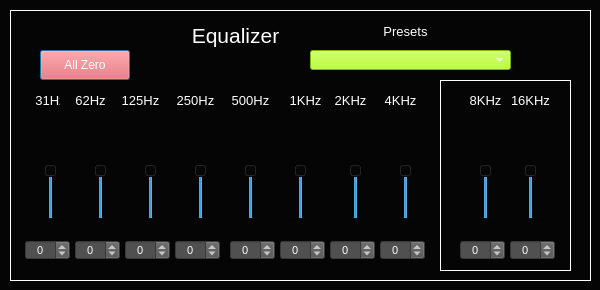
<?xml version="1.0" encoding="UTF-8"?>
<ui version="4.0">
 <class>Dialog_AnalogEqualizer</class>
 <widget class="QDialog" name="Dialog_AnalogEqualizer">
  <property name="geometry">
   <rect>
    <x>0</x>
    <y>0</y>
    <width>600</width>
    <height>290</height>
   </rect>
  </property>
  <property name="windowTitle">
   <string>Analog Equalizer</string>
  </property>
  <property name="styleSheet">
   <string notr="true">background-color: rgb(5, 5, 5);
color: rgb(255, 255, 255);</string>
  </property>
  <widget class="CustomFrame" name="frame_Equalizer">
   <property name="geometry">
    <rect>
     <x>10</x>
     <y>10</y>
     <width>581</width>
     <height>271</height>
    </rect>
   </property>
   <property name="styleSheet">
    <string notr="true">background-color: rgb(5, 5, 5);
color: rgb(255, 255, 255);</string>
   </property>
   <property name="frameShape">
    <enum>QFrame::Panel</enum>
   </property>
   <property name="frameShadow">
    <enum>QFrame::Plain</enum>
   </property>
   <property name="lineWidth">
    <number>1</number>
   </property>
   <property name="midLineWidth">
    <number>1</number>
   </property>
   <widget class="QLabel" name="label_Osc1HarmonyLevel_25">
    <property name="geometry">
     <rect>
      <x>25</x>
      <y>80</y>
      <width>31</width>
      <height>21</height>
     </rect>
    </property>
    <property name="font">
     <font>
      <pointsize>10</pointsize>
     </font>
    </property>
    <property name="styleSheet">
     <string notr="true">color: rgb(255, 255, 255);</string>
    </property>
    <property name="text">
     <string>31Hz</string>
    </property>
    <property name="alignment">
     <set>Qt::AlignCenter</set>
    </property>
   </widget>
   <widget class="CustomSpinBox" name="spinBox_BandEquilizer31">
    <property name="geometry">
     <rect>
      <x>15</x>
      <y>230</y>
      <width>45</width>
      <height>20</height>
     </rect>
    </property>
    <property name="font">
     <font>
      <pointsize>8</pointsize>
     </font>
    </property>
    <property name="focusPolicy">
     <enum>Qt::NoFocus</enum>
    </property>
    <property name="styleSheet">
     <string notr="true">background-color: rgb(80,80,80);
color: rgb(255, 255, 255);</string>
    </property>
    <property name="alignment">
     <set>Qt::AlignCenter</set>
    </property>
    <property name="readOnly">
     <bool>false</bool>
    </property>
    <property name="accelerated">
     <bool>true</bool>
    </property>
    <property name="minimum">
     <number>-20</number>
    </property>
    <property name="maximum">
     <number>20</number>
    </property>
    <property name="value">
     <number>0</number>
    </property>
   </widget>
   <widget class="CustomVerticalSlider" name="verticalSlider_BandEquilizer31">
    <property name="geometry">
     <rect>
      <x>30</x>
      <y>110</y>
      <width>22</width>
      <height>100</height>
     </rect>
    </property>
    <property name="maximum">
     <number>40</number>
    </property>
    <property name="pageStep">
     <number>5</number>
    </property>
    <property name="value">
     <number>20</number>
    </property>
    <property name="orientation">
     <enum>Qt::Vertical</enum>
    </property>
    <property name="tickPosition">
     <enum>QSlider::NoTicks</enum>
    </property>
    <property name="tickInterval">
     <number>10</number>
    </property>
   </widget>
   <widget class="CustomSpinBox" name="spinBox_BandEquilizer62">
    <property name="geometry">
     <rect>
      <x>65</x>
      <y>230</y>
      <width>45</width>
      <height>20</height>
     </rect>
    </property>
    <property name="font">
     <font>
      <pointsize>8</pointsize>
     </font>
    </property>
    <property name="focusPolicy">
     <enum>Qt::NoFocus</enum>
    </property>
    <property name="styleSheet">
     <string notr="true">background-color: rgb(80,80,80);
color: rgb(255, 255, 255);</string>
    </property>
    <property name="alignment">
     <set>Qt::AlignCenter</set>
    </property>
    <property name="readOnly">
     <bool>false</bool>
    </property>
    <property name="accelerated">
     <bool>true</bool>
    </property>
    <property name="minimum">
     <number>-20</number>
    </property>
    <property name="maximum">
     <number>20</number>
    </property>
    <property name="value">
     <number>0</number>
    </property>
   </widget>
   <widget class="CustomSpinBox" name="spinBox_BandEquilizer125">
    <property name="geometry">
     <rect>
      <x>115</x>
      <y>230</y>
      <width>45</width>
      <height>20</height>
     </rect>
    </property>
    <property name="font">
     <font>
      <pointsize>8</pointsize>
     </font>
    </property>
    <property name="focusPolicy">
     <enum>Qt::NoFocus</enum>
    </property>
    <property name="styleSheet">
     <string notr="true">background-color: rgb(80,80,80);
color: rgb(255, 255, 255);</string>
    </property>
    <property name="alignment">
     <set>Qt::AlignCenter</set>
    </property>
    <property name="readOnly">
     <bool>false</bool>
    </property>
    <property name="accelerated">
     <bool>true</bool>
    </property>
    <property name="minimum">
     <number>-20</number>
    </property>
    <property name="maximum">
     <number>20</number>
    </property>
    <property name="value">
     <number>0</number>
    </property>
   </widget>
   <widget class="CustomSpinBox" name="spinBox_BandEquilizer250">
    <property name="geometry">
     <rect>
      <x>165</x>
      <y>230</y>
      <width>45</width>
      <height>20</height>
     </rect>
    </property>
    <property name="font">
     <font>
      <pointsize>8</pointsize>
     </font>
    </property>
    <property name="focusPolicy">
     <enum>Qt::NoFocus</enum>
    </property>
    <property name="styleSheet">
     <string notr="true">background-color: rgb(80,80,80);
color: rgb(255, 255, 255);</string>
    </property>
    <property name="alignment">
     <set>Qt::AlignCenter</set>
    </property>
    <property name="readOnly">
     <bool>false</bool>
    </property>
    <property name="accelerated">
     <bool>true</bool>
    </property>
    <property name="minimum">
     <number>-20</number>
    </property>
    <property name="maximum">
     <number>20</number>
    </property>
    <property name="value">
     <number>0</number>
    </property>
   </widget>
   <widget class="CustomSpinBox" name="spinBox_BandEquilizer500">
    <property name="geometry">
     <rect>
      <x>220</x>
      <y>230</y>
      <width>45</width>
      <height>20</height>
     </rect>
    </property>
    <property name="font">
     <font>
      <pointsize>8</pointsize>
     </font>
    </property>
    <property name="focusPolicy">
     <enum>Qt::NoFocus</enum>
    </property>
    <property name="styleSheet">
     <string notr="true">background-color: rgb(80,80,80);
color: rgb(255, 255, 255);</string>
    </property>
    <property name="alignment">
     <set>Qt::AlignCenter</set>
    </property>
    <property name="readOnly">
     <bool>false</bool>
    </property>
    <property name="accelerated">
     <bool>true</bool>
    </property>
    <property name="minimum">
     <number>-20</number>
    </property>
    <property name="maximum">
     <number>20</number>
    </property>
    <property name="value">
     <number>0</number>
    </property>
   </widget>
   <widget class="CustomVerticalSlider" name="verticalSlider_BandEquilizer62">
    <property name="geometry">
     <rect>
      <x>80</x>
      <y>110</y>
      <width>22</width>
      <height>100</height>
     </rect>
    </property>
    <property name="maximum">
     <number>40</number>
    </property>
    <property name="pageStep">
     <number>5</number>
    </property>
    <property name="value">
     <number>20</number>
    </property>
    <property name="orientation">
     <enum>Qt::Vertical</enum>
    </property>
    <property name="tickPosition">
     <enum>QSlider::NoTicks</enum>
    </property>
    <property name="tickInterval">
     <number>10</number>
    </property>
   </widget>
   <widget class="CustomVerticalSlider" name="verticalSlider_BandEquilizer125">
    <property name="geometry">
     <rect>
      <x>130</x>
      <y>110</y>
      <width>22</width>
      <height>100</height>
     </rect>
    </property>
    <property name="maximum">
     <number>40</number>
    </property>
    <property name="pageStep">
     <number>5</number>
    </property>
    <property name="value">
     <number>20</number>
    </property>
    <property name="orientation">
     <enum>Qt::Vertical</enum>
    </property>
    <property name="tickPosition">
     <enum>QSlider::NoTicks</enum>
    </property>
    <property name="tickInterval">
     <number>10</number>
    </property>
   </widget>
   <widget class="CustomVerticalSlider" name="verticalSlider_BandEquilizer250">
    <property name="geometry">
     <rect>
      <x>180</x>
      <y>110</y>
      <width>22</width>
      <height>100</height>
     </rect>
    </property>
    <property name="maximum">
     <number>40</number>
    </property>
    <property name="pageStep">
     <number>5</number>
    </property>
    <property name="value">
     <number>20</number>
    </property>
    <property name="orientation">
     <enum>Qt::Vertical</enum>
    </property>
    <property name="tickPosition">
     <enum>QSlider::NoTicks</enum>
    </property>
    <property name="tickInterval">
     <number>10</number>
    </property>
   </widget>
   <widget class="CustomVerticalSlider" name="verticalSlider_BandEquilizer500">
    <property name="geometry">
     <rect>
      <x>230</x>
      <y>110</y>
      <width>22</width>
      <height>100</height>
     </rect>
    </property>
    <property name="maximum">
     <number>40</number>
    </property>
    <property name="pageStep">
     <number>5</number>
    </property>
    <property name="value">
     <number>20</number>
    </property>
    <property name="orientation">
     <enum>Qt::Vertical</enum>
    </property>
    <property name="tickPosition">
     <enum>QSlider::NoTicks</enum>
    </property>
    <property name="tickInterval">
     <number>10</number>
    </property>
   </widget>
   <widget class="QLabel" name="label_Osc1HarmonyLevel_26">
    <property name="geometry">
     <rect>
      <x>50</x>
      <y>80</y>
      <width>61</width>
      <height>21</height>
     </rect>
    </property>
    <property name="font">
     <font>
      <pointsize>10</pointsize>
     </font>
    </property>
    <property name="styleSheet">
     <string notr="true">color: rgb(255, 255, 255);</string>
    </property>
    <property name="text">
     <string>62Hz</string>
    </property>
    <property name="alignment">
     <set>Qt::AlignCenter</set>
    </property>
   </widget>
   <widget class="QLabel" name="label_Osc1HarmonyLevel_27">
    <property name="geometry">
     <rect>
      <x>95</x>
      <y>80</y>
      <width>71</width>
      <height>21</height>
     </rect>
    </property>
    <property name="font">
     <font>
      <pointsize>10</pointsize>
     </font>
    </property>
    <property name="styleSheet">
     <string notr="true">color: rgb(255, 255, 255);</string>
    </property>
    <property name="text">
     <string>125Hz</string>
    </property>
    <property name="alignment">
     <set>Qt::AlignCenter</set>
    </property>
   </widget>
   <widget class="QLabel" name="label_Osc1HarmonyDistort_2">
    <property name="geometry">
     <rect>
      <x>150</x>
      <y>80</y>
      <width>71</width>
      <height>21</height>
     </rect>
    </property>
    <property name="font">
     <font>
      <pointsize>10</pointsize>
     </font>
    </property>
    <property name="styleSheet">
     <string notr="true">color: rgb(255, 255, 255);</string>
    </property>
    <property name="text">
     <string>250Hz</string>
    </property>
    <property name="alignment">
     <set>Qt::AlignCenter</set>
    </property>
   </widget>
   <widget class="QLabel" name="label_182">
    <property name="geometry">
     <rect>
      <x>220</x>
      <y>80</y>
      <width>41</width>
      <height>21</height>
     </rect>
    </property>
    <property name="font">
     <font>
      <pointsize>10</pointsize>
     </font>
    </property>
    <property name="styleSheet">
     <string notr="true">color: rgb(255, 255, 255);</string>
    </property>
    <property name="text">
     <string>500Hz</string>
    </property>
    <property name="alignment">
     <set>Qt::AlignCenter</set>
    </property>
   </widget>
   <widget class="CustomSpinBox" name="spinBox_BandEquilizer2K">
    <property name="geometry">
     <rect>
      <x>320</x>
      <y>230</y>
      <width>45</width>
      <height>20</height>
     </rect>
    </property>
    <property name="font">
     <font>
      <pointsize>8</pointsize>
     </font>
    </property>
    <property name="focusPolicy">
     <enum>Qt::NoFocus</enum>
    </property>
    <property name="styleSheet">
     <string notr="true">background-color: rgb(80,80,80);
color: rgb(255, 255, 255);</string>
    </property>
    <property name="alignment">
     <set>Qt::AlignCenter</set>
    </property>
    <property name="readOnly">
     <bool>false</bool>
    </property>
    <property name="accelerated">
     <bool>true</bool>
    </property>
    <property name="minimum">
     <number>-20</number>
    </property>
    <property name="maximum">
     <number>20</number>
    </property>
    <property name="value">
     <number>0</number>
    </property>
   </widget>
   <widget class="CustomSpinBox" name="spinBox_BandEquilizer4K">
    <property name="geometry">
     <rect>
      <x>370</x>
      <y>230</y>
      <width>45</width>
      <height>20</height>
     </rect>
    </property>
    <property name="font">
     <font>
      <pointsize>8</pointsize>
     </font>
    </property>
    <property name="focusPolicy">
     <enum>Qt::NoFocus</enum>
    </property>
    <property name="styleSheet">
     <string notr="true">background-color: rgb(80,80,80);
color: rgb(255, 255, 255);</string>
    </property>
    <property name="alignment">
     <set>Qt::AlignCenter</set>
    </property>
    <property name="readOnly">
     <bool>false</bool>
    </property>
    <property name="accelerated">
     <bool>true</bool>
    </property>
    <property name="minimum">
     <number>-20</number>
    </property>
    <property name="maximum">
     <number>20</number>
    </property>
    <property name="value">
     <number>0</number>
    </property>
   </widget>
   <widget class="QLabel" name="label_Osc1HarmonyLevel_28">
    <property name="geometry">
     <rect>
      <x>370</x>
      <y>80</y>
      <width>41</width>
      <height>21</height>
     </rect>
    </property>
    <property name="font">
     <font>
      <pointsize>10</pointsize>
     </font>
    </property>
    <property name="styleSheet">
     <string notr="true">color: rgb(255, 255, 255);</string>
    </property>
    <property name="text">
     <string>4KHz</string>
    </property>
    <property name="alignment">
     <set>Qt::AlignCenter</set>
    </property>
   </widget>
   <widget class="CustomSpinBox" name="spinBox_BandEquilizer1K">
    <property name="geometry">
     <rect>
      <x>270</x>
      <y>230</y>
      <width>45</width>
      <height>20</height>
     </rect>
    </property>
    <property name="font">
     <font>
      <pointsize>8</pointsize>
     </font>
    </property>
    <property name="focusPolicy">
     <enum>Qt::NoFocus</enum>
    </property>
    <property name="styleSheet">
     <string notr="true">background-color: rgb(80,80,80);
color: rgb(255, 255, 255);</string>
    </property>
    <property name="alignment">
     <set>Qt::AlignCenter</set>
    </property>
    <property name="readOnly">
     <bool>false</bool>
    </property>
    <property name="accelerated">
     <bool>true</bool>
    </property>
    <property name="minimum">
     <number>-20</number>
    </property>
    <property name="maximum">
     <number>20</number>
    </property>
    <property name="value">
     <number>0</number>
    </property>
   </widget>
   <widget class="CustomVerticalSlider" name="verticalSlider_BandEquilizer2K">
    <property name="geometry">
     <rect>
      <x>335</x>
      <y>110</y>
      <width>22</width>
      <height>100</height>
     </rect>
    </property>
    <property name="maximum">
     <number>40</number>
    </property>
    <property name="pageStep">
     <number>5</number>
    </property>
    <property name="value">
     <number>20</number>
    </property>
    <property name="orientation">
     <enum>Qt::Vertical</enum>
    </property>
    <property name="tickPosition">
     <enum>QSlider::NoTicks</enum>
    </property>
    <property name="tickInterval">
     <number>10</number>
    </property>
   </widget>
   <widget class="CustomVerticalSlider" name="verticalSlider_BandEquilizer1K">
    <property name="geometry">
     <rect>
      <x>280</x>
      <y>110</y>
      <width>22</width>
      <height>100</height>
     </rect>
    </property>
    <property name="maximum">
     <number>40</number>
    </property>
    <property name="pageStep">
     <number>5</number>
    </property>
    <property name="value">
     <number>20</number>
    </property>
    <property name="orientation">
     <enum>Qt::Vertical</enum>
    </property>
    <property name="tickPosition">
     <enum>QSlider::NoTicks</enum>
    </property>
    <property name="tickInterval">
     <number>10</number>
    </property>
   </widget>
   <widget class="CustomVerticalSlider" name="verticalSlider_BandEquilizer4K">
    <property name="geometry">
     <rect>
      <x>385</x>
      <y>110</y>
      <width>22</width>
      <height>100</height>
     </rect>
    </property>
    <property name="maximum">
     <number>40</number>
    </property>
    <property name="pageStep">
     <number>5</number>
    </property>
    <property name="value">
     <number>20</number>
    </property>
    <property name="orientation">
     <enum>Qt::Vertical</enum>
    </property>
    <property name="tickPosition">
     <enum>QSlider::NoTicks</enum>
    </property>
    <property name="tickInterval">
     <number>10</number>
    </property>
   </widget>
   <widget class="QLabel" name="label_Osc1HarmonyLevel_29">
    <property name="geometry">
     <rect>
      <x>280</x>
      <y>80</y>
      <width>31</width>
      <height>21</height>
     </rect>
    </property>
    <property name="font">
     <font>
      <pointsize>10</pointsize>
     </font>
    </property>
    <property name="styleSheet">
     <string notr="true">color: rgb(255, 255, 255);</string>
    </property>
    <property name="text">
     <string>1KHz</string>
    </property>
    <property name="alignment">
     <set>Qt::AlignCenter</set>
    </property>
   </widget>
   <widget class="QLabel" name="label_Osc1HarmonyLevel_30">
    <property name="geometry">
     <rect>
      <x>320</x>
      <y>80</y>
      <width>41</width>
      <height>21</height>
     </rect>
    </property>
    <property name="font">
     <font>
      <pointsize>10</pointsize>
     </font>
    </property>
    <property name="styleSheet">
     <string notr="true">color: rgb(255, 255, 255);</string>
    </property>
    <property name="text">
     <string>2KHz</string>
    </property>
    <property name="alignment">
     <set>Qt::AlignCenter</set>
    </property>
   </widget>
   <widget class="QLabel" name="label_161">
    <property name="geometry">
     <rect>
      <x>170</x>
      <y>10</y>
      <width>111</width>
      <height>31</height>
     </rect>
    </property>
    <property name="font">
     <font>
      <pointsize>16</pointsize>
     </font>
    </property>
    <property name="styleSheet">
     <string notr="true">color: rgb(255, 255, 255);</string>
    </property>
    <property name="text">
     <string>Equalizer</string>
    </property>
    <property name="alignment">
     <set>Qt::AlignCenter</set>
    </property>
   </widget>
   <widget class="CustomComboBox" name="comboBox_BandEquilizerPreset">
    <property name="geometry">
     <rect>
      <x>300</x>
      <y>40</y>
      <width>201</width>
      <height>20</height>
     </rect>
    </property>
    <property name="font">
     <font>
      <pointsize>8</pointsize>
     </font>
    </property>
    <property name="focusPolicy">
     <enum>Qt::NoFocus</enum>
    </property>
    <property name="styleSheet">
     <string notr="true">selection-background-color: rgb(255, 0, 0);
border-color: rgb(0, 0, 0);
background-color: rgb(170, 255, 0);
</string>
    </property>
    <property name="currentText">
     <string/>
    </property>
    <property name="currentIndex">
     <number>-1</number>
    </property>
    <property name="maxVisibleItems">
     <number>4</number>
    </property>
   </widget>
   <widget class="QLabel" name="label_EquilizerPresets">
    <property name="geometry">
     <rect>
      <x>360</x>
      <y>10</y>
      <width>71</width>
      <height>23</height>
     </rect>
    </property>
    <property name="font">
     <font>
      <pointsize>10</pointsize>
     </font>
    </property>
    <property name="text">
     <string>Presets</string>
    </property>
    <property name="alignment">
     <set>Qt::AlignCenter</set>
    </property>
   </widget>
   <widget class="CustomButton" name="pushButton_EquilizerSetAllZero">
    <property name="geometry">
     <rect>
      <x>30</x>
      <y>40</y>
      <width>90</width>
      <height>30</height>
     </rect>
    </property>
    <property name="styleSheet">
     <string notr="true">background-color: rgb(240, 90, 90);
color: rgb(255, 255, 255);</string>
    </property>
    <property name="text">
     <string>All Zero</string>
    </property>
   </widget>
   <widget class="CustomFrame" name="frame_Equalizer_8_16">
    <property name="geometry">
     <rect>
      <x>430</x>
      <y>70</y>
      <width>131</width>
      <height>191</height>
     </rect>
    </property>
    <property name="contextMenuPolicy">
     <enum>Qt::NoContextMenu</enum>
    </property>
    <property name="styleSheet">
     <string notr="true">background-color: rgb(5, 5, 5);
color: rgb(255, 255, 255);</string>
    </property>
    <property name="frameShape">
     <enum>QFrame::Panel</enum>
    </property>
    <property name="frameShadow">
     <enum>QFrame::Plain</enum>
    </property>
    <property name="lineWidth">
     <number>1</number>
    </property>
    <property name="midLineWidth">
     <number>1</number>
    </property>
    <widget class="QLabel" name="label_183">
     <property name="geometry">
      <rect>
       <x>70</x>
       <y>10</y>
       <width>41</width>
       <height>21</height>
      </rect>
     </property>
     <property name="font">
      <font>
       <pointsize>10</pointsize>
      </font>
     </property>
     <property name="styleSheet">
      <string notr="true">color: rgb(255, 255, 255);</string>
     </property>
     <property name="text">
      <string>16KHz</string>
     </property>
     <property name="alignment">
      <set>Qt::AlignCenter</set>
     </property>
    </widget>
    <widget class="CustomSpinBox" name="spinBox_BandEquilizer16K">
     <property name="geometry">
      <rect>
       <x>70</x>
       <y>160</y>
       <width>45</width>
       <height>20</height>
      </rect>
     </property>
     <property name="font">
      <font>
       <pointsize>8</pointsize>
      </font>
     </property>
     <property name="focusPolicy">
      <enum>Qt::NoFocus</enum>
     </property>
     <property name="styleSheet">
      <string notr="true">background-color: rgb(80,80,80);
color: rgb(255, 255, 255);</string>
     </property>
     <property name="alignment">
      <set>Qt::AlignCenter</set>
     </property>
     <property name="readOnly">
      <bool>false</bool>
     </property>
     <property name="accelerated">
      <bool>true</bool>
     </property>
     <property name="minimum">
      <number>-20</number>
     </property>
     <property name="maximum">
      <number>20</number>
     </property>
     <property name="value">
      <number>0</number>
     </property>
    </widget>
    <widget class="QLabel" name="label_Osc1HarmonyDistort_3">
     <property name="geometry">
      <rect>
       <x>20</x>
       <y>10</y>
       <width>51</width>
       <height>21</height>
      </rect>
     </property>
     <property name="font">
      <font>
       <pointsize>10</pointsize>
      </font>
     </property>
     <property name="styleSheet">
      <string notr="true">color: rgb(255, 255, 255);</string>
     </property>
     <property name="text">
      <string>8KHz</string>
     </property>
     <property name="alignment">
      <set>Qt::AlignCenter</set>
     </property>
    </widget>
    <widget class="CustomSpinBox" name="spinBox_BandEquilizer8K">
     <property name="geometry">
      <rect>
       <x>20</x>
       <y>160</y>
       <width>45</width>
       <height>20</height>
      </rect>
     </property>
     <property name="font">
      <font>
       <pointsize>8</pointsize>
      </font>
     </property>
     <property name="focusPolicy">
      <enum>Qt::NoFocus</enum>
     </property>
     <property name="styleSheet">
      <string notr="true">background-color: rgb(80,80,80);
color: rgb(255, 255, 255);</string>
     </property>
     <property name="alignment">
      <set>Qt::AlignCenter</set>
     </property>
     <property name="readOnly">
      <bool>false</bool>
     </property>
     <property name="accelerated">
      <bool>true</bool>
     </property>
     <property name="minimum">
      <number>-20</number>
     </property>
     <property name="maximum">
      <number>20</number>
     </property>
     <property name="value">
      <number>0</number>
     </property>
    </widget>
    <widget class="CustomVerticalSlider" name="verticalSlider_BandEquilizer8K">
     <property name="geometry">
      <rect>
       <x>35</x>
       <y>40</y>
       <width>22</width>
       <height>100</height>
      </rect>
     </property>
     <property name="maximum">
      <number>40</number>
     </property>
     <property name="pageStep">
      <number>5</number>
     </property>
     <property name="value">
      <number>20</number>
     </property>
     <property name="orientation">
      <enum>Qt::Vertical</enum>
     </property>
     <property name="tickPosition">
      <enum>QSlider::NoTicks</enum>
     </property>
     <property name="tickInterval">
      <number>10</number>
     </property>
    </widget>
    <widget class="CustomVerticalSlider" name="verticalSlider_BandEquilizer16K">
     <property name="geometry">
      <rect>
       <x>80</x>
       <y>40</y>
       <width>22</width>
       <height>100</height>
      </rect>
     </property>
     <property name="maximum">
      <number>40</number>
     </property>
     <property name="pageStep">
      <number>5</number>
     </property>
     <property name="value">
      <number>20</number>
     </property>
     <property name="orientation">
      <enum>Qt::Vertical</enum>
     </property>
     <property name="tickPosition">
      <enum>QSlider::NoTicks</enum>
     </property>
     <property name="tickInterval">
      <number>10</number>
     </property>
    </widget>
   </widget>
   <zorder>frame_Equalizer_8_16</zorder>
   <zorder>label_Osc1HarmonyLevel_25</zorder>
   <zorder>spinBox_BandEquilizer31</zorder>
   <zorder>verticalSlider_BandEquilizer31</zorder>
   <zorder>spinBox_BandEquilizer62</zorder>
   <zorder>spinBox_BandEquilizer125</zorder>
   <zorder>spinBox_BandEquilizer250</zorder>
   <zorder>spinBox_BandEquilizer500</zorder>
   <zorder>verticalSlider_BandEquilizer62</zorder>
   <zorder>verticalSlider_BandEquilizer125</zorder>
   <zorder>verticalSlider_BandEquilizer250</zorder>
   <zorder>verticalSlider_BandEquilizer500</zorder>
   <zorder>label_Osc1HarmonyLevel_26</zorder>
   <zorder>label_Osc1HarmonyLevel_27</zorder>
   <zorder>label_Osc1HarmonyDistort_2</zorder>
   <zorder>label_182</zorder>
   <zorder>spinBox_BandEquilizer2K</zorder>
   <zorder>spinBox_BandEquilizer4K</zorder>
   <zorder>label_Osc1HarmonyLevel_28</zorder>
   <zorder>spinBox_BandEquilizer1K</zorder>
   <zorder>verticalSlider_BandEquilizer2K</zorder>
   <zorder>verticalSlider_BandEquilizer1K</zorder>
   <zorder>verticalSlider_BandEquilizer4K</zorder>
   <zorder>label_Osc1HarmonyLevel_29</zorder>
   <zorder>label_Osc1HarmonyLevel_30</zorder>
   <zorder>label_161</zorder>
   <zorder>comboBox_BandEquilizerPreset</zorder>
   <zorder>label_EquilizerPresets</zorder>
   <zorder>pushButton_EquilizerSetAllZero</zorder>
  </widget>
 </widget>
 <customwidgets>
  <customwidget>
   <class>CustomVerticalSlider</class>
   <extends>QSlider</extends>
   <header location="global">customverticalslider.h</header>
  </customwidget>
  <customwidget>
   <class>CustomFrame</class>
   <extends>QFrame</extends>
   <header location="global">customframe.h</header>
   <container>1</container>
  </customwidget>
  <customwidget>
   <class>CustomComboBox</class>
   <extends>QComboBox</extends>
   <header location="global">customcombobox.h</header>
  </customwidget>
  <customwidget>
   <class>CustomButton</class>
   <extends>QPushButton</extends>
   <header location="global">custombutton.h</header>
  </customwidget>
  <customwidget>
   <class>CustomSpinBox</class>
   <extends>QSpinBox</extends>
   <header location="global">customspinbox.h</header>
  </customwidget>
 </customwidgets>
 <resources/>
 <connections/>
</ui>
